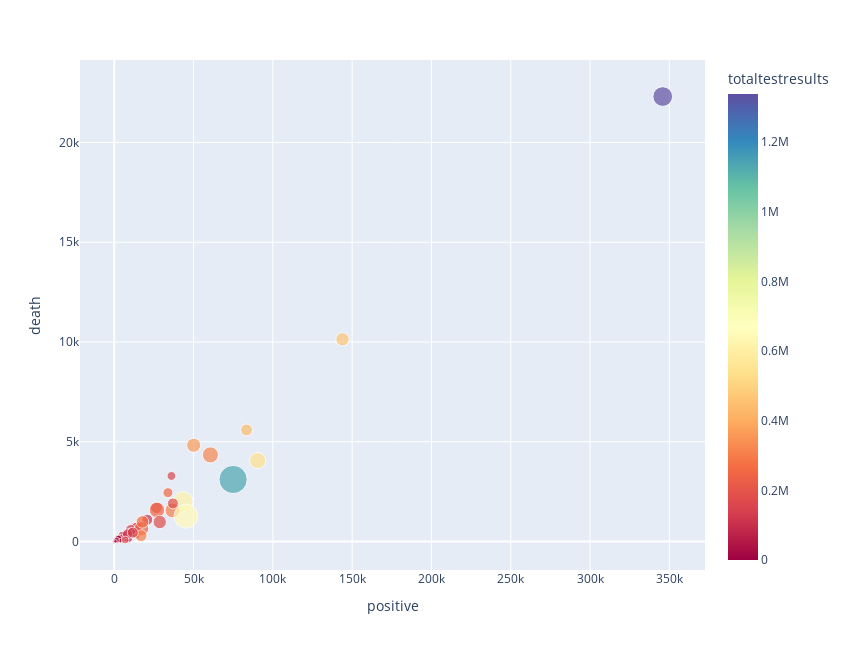

Notebook code cell kept with this figure:
### Code cell
# create a scatter diagram of covid cases vs population coded by deaths and total amount of testing
pop_scat=px.scatter(current_state_df,x='positive', 
                    y='death', 
                    color='totaltestresults', 
                    hover_name='state',
                    size='population',
                    color_continuous_scale=px.colors.diverging.Spectral,
                    width=850, height=650)
pop_scat

### Figure 1 — Plotly figure (JSON) as saved in the notebook; plotly's stock layout.template omitted (floating-point values rounded to 4 significant figures)
{"data": [{"hovertemplate": "<b>%{hovertext}</b><br><br>positive=%{x}<br>death=%{y}<br>population=%{marker.size}<br>totaltestresults=%{marker.color}<extra></extra>", "hovertext": ["AK", "AL", "AR", "AS", "AZ", "CA", "CO", "CT", "DC", "DE", "FL", "GA", "GU", "HI", "IA", "ID", "IL", "IN", "KS", "KY", "LA", "MA", "MD", "ME", "MI", "MN", "MO", "MP", "MS", "MT", "NC", "ND", "NE", "NH", "NJ", "NM", "NV", "NY", "OH", "OK", "OR", "PA", "PR", "RI", "SC", "SD", "TN", "TX", "UT", "VA", "VI", "VT", "WA", "WI", "WV", "WY"], "legendgroup": "", "marker": {"color": [32418, 146063, 81529, 105, 142001, 1133906, 118030, 155908, 34339, 38278, 608837, 301874, 4515, 38776, 93566, 34745, 538602, 165448, 61592, 121278, 253189, 435679, 182826, 23695, 357496, 134669, 134458, 3325, 106823, 25418, 231547, 51715, 57215, 42612, 462972, 119601, 72146, 1338048, 246182, 118192, 89506, 319832, 2542, 104978, 109616, 27414, 309756, 645992, 163218, 178014, 1263, 23205, 267931, 140342, 70936, 16022], "coloraxis": "coloraxis", "size": [700000, 5000000, 3000000, 55000, 7000000, 40000000, 6000000, 4000000, 700000, 1000000, 21000000, 11000000, 165000, 1400000, 3000000, 2000000, 13000000, 7000000, 3000000, 4000000, 5000000, 7000000, 6000000, 1300000, 10000000, 6000000, 6000000, 55000, 3000000, 1000000, 10500000, 800000, 2000000, 1400000, 9000000, 2000000, 3000000, 19500000, 12000000, 4000000, 4000000, 13000000, 3000000, 1000000, 5000000, 1000000, 7000000, 29000000, 3000000, 9000000, 100000, 600000, 8000000, 6000000, 1800000, 600000], "sizemode": "area", "sizeref": 100000, "symbol": "circle"}, "mode": "markers", "name": "", "showlegend": false, "type": "scatter", "x": [388, 11216, 4463, 0, 13169, 74936, 20838, 36085, 6871, 7373, 43210, 36681, 154, 637, 14049, 2351, 90369, 26655, 7886, 7225, 33837, 83421, 36986, 1603, 50079, 14240, 10456, 19, 10801, 466, 17129, 1761, 9416, 3464, 143905, 5503, 6614, 345813, 26954, 5086, 3541, 60622, 2542, 12219, 8407, 3887, 16970, 45198, 6913, 28672, 69, 933, 17773, 11685, 1441, 715], "xaxis": "x", "y": [10, 476, 98, 0, 651, 3108, 1091, 3285, 368, 271, 1991, 1557, 5, 17, 336, 72, 4058, 1691, 172, 328, 2448, 5592, 1911, 69, 4825, 692, 576, 2, 493, 16, 641, 42, 113, 159, 10138, 242, 339, 22304, 1581, 285, 137, 4342, 122, 479, 380, 44, 290, 1272, 77, 977, 6, 53, 983, 445, 62, 7], "yaxis": "y"}], "layout": {"coloraxis": {"colorbar": {"title": {"text": "totaltestresults"}}, "colorscale": [[0, "rgb(158,1,66)"], [0.1, "rgb(213,62,79)"], [0.2, "rgb(244,109,67)"], [0.3, "rgb(253,174,97)"], [0.4, "rgb(254,224,139)"], [0.5, "rgb(255,255,191)"], [0.6, "rgb(230,245,152)"], [0.7, "rgb(171,221,164)"], [0.8, "rgb(102,194,165)"], [0.9, "rgb(50,136,189)"], [1, "rgb(94,79,162)"]]}, "height": 650, "legend": {"itemsizing": "constant", "tracegroupgap": 0}, "margin": {"t": 60}, "width": 850, "xaxis": {"anchor": "y", "autorange": true, "domain": [0, 1], "range": [-21560.0, 372400.0], "title": {"text": "positive"}, "type": "linear"}, "yaxis": {"anchor": "x", "autorange": true, "domain": [0, 1], "range": [-1429.0, 24140.0], "title": {"text": "death"}, "type": "linear"}}}
